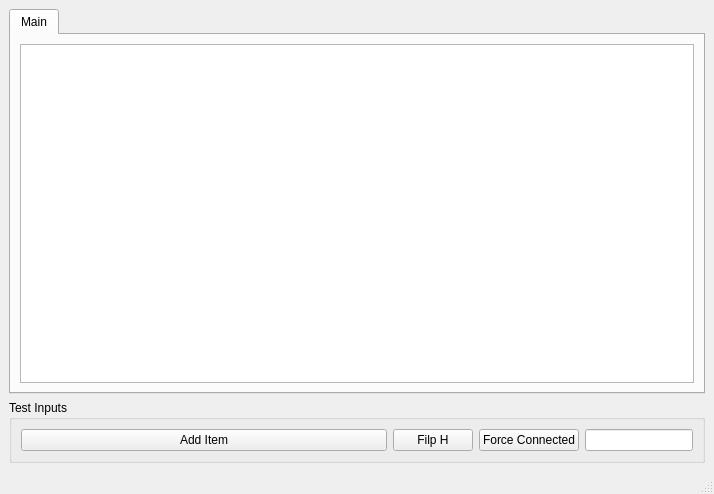
<?xml version="1.0" encoding="UTF-8"?>
<ui version="4.0">
 <class>MainWindow</class>
 <widget class="QMainWindow" name="MainWindow">
  <property name="geometry">
   <rect>
    <x>0</x>
    <y>0</y>
    <width>714</width>
    <height>494</height>
   </rect>
  </property>
  <property name="windowTitle">
   <string>MainWindow</string>
  </property>
  <widget class="QWidget" name="centralwidget">
   <layout class="QVBoxLayout" name="verticalLayout">
    <item>
     <widget class="QTabWidget" name="TabSubSystem">
      <property name="currentIndex">
       <number>0</number>
      </property>
      <widget class="QWidget" name="TabMainSystem">
       <attribute name="title">
        <string>Main</string>
       </attribute>
       <layout class="QHBoxLayout" name="horizontalLayout">
        <item>
         <widget class="GuiBlocks::View" name="MainView"/>
        </item>
       </layout>
      </widget>
     </widget>
    </item>
    <item>
     <widget class="QGroupBox" name="groupBox">
      <property name="title">
       <string>Test Inputs</string>
      </property>
      <layout class="QHBoxLayout" name="horizontalLayout_2" stretch="1,0,0,0">
       <item>
        <widget class="QPushButton" name="btnAddItem">
         <property name="text">
          <string>Add Item</string>
         </property>
        </widget>
       </item>
       <item>
        <widget class="QPushButton" name="btnFilpH">
         <property name="text">
          <string>Filp H</string>
         </property>
        </widget>
       </item>
       <item>
        <widget class="QPushButton" name="btnForceC">
         <property name="text">
          <string>Force Connected</string>
         </property>
        </widget>
       </item>
       <item>
        <widget class="QLineEdit" name="lineEdit"/>
       </item>
      </layout>
     </widget>
    </item>
   </layout>
  </widget>
  <widget class="QMenuBar" name="menubar">
   <property name="geometry">
    <rect>
     <x>0</x>
     <y>0</y>
     <width>714</width>
     <height>22</height>
    </rect>
   </property>
  </widget>
  <widget class="QStatusBar" name="statusbar"/>
 </widget>
 <customwidgets>
  <customwidget>
   <class>GuiBlocks::View</class>
   <extends>QGraphicsView</extends>
   <header>GuiBlocks/View.h</header>
  </customwidget>
 </customwidgets>
 <resources/>
 <connections/>
</ui>
